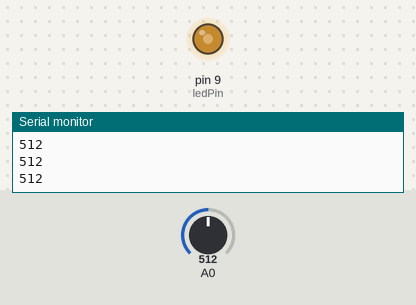
This sketch was run on a simulated Arduino Uno, built with avr-gcc and run on an emulated ATmega328P. On the bench: output pins drawn as LEDs (lit = HIGH), the last lines printed to the serial monitor. Inputs (shaded band) come from the test bench; at power-on: A0 = 512.

Above: at 1.2 s.
1.3 s: A0 set to 716
At 2.5 s:
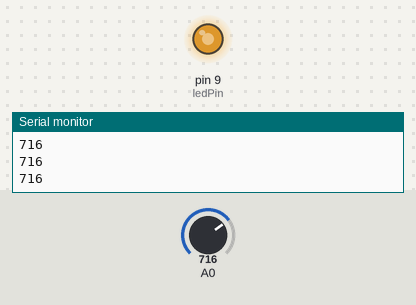
2.8 s: A0 set to 900
At 3.7 s:
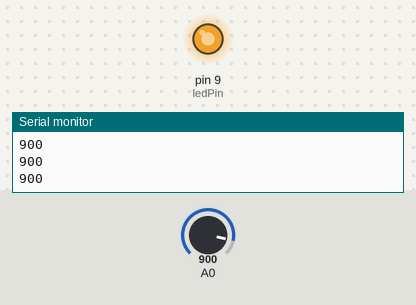
4.3 s: A0 set to 122
At 4.8 s:
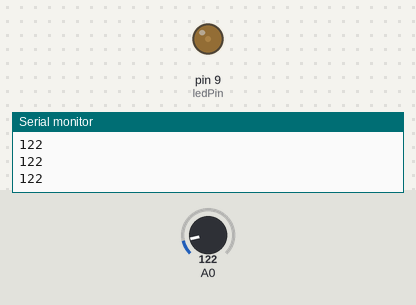
5.8 s: A0 set to 0
At 7.0 s:
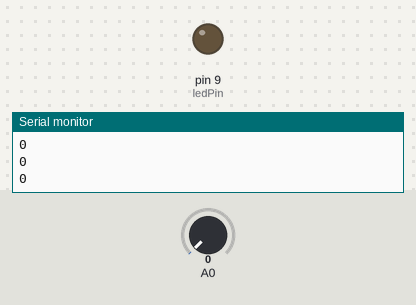
7.3 s: A0 set to 511
At 8.3 s:
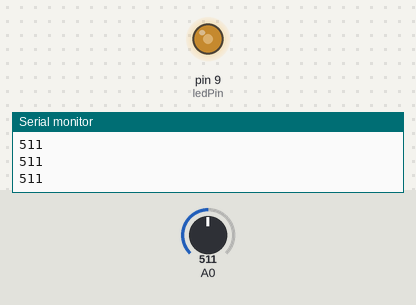
Timing chart, 0 to 9.8 s (numbered marks = the images above; inputs shaded):
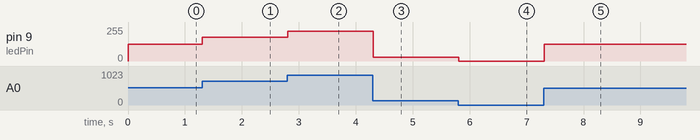

The sketch:

Potentiometer_photosensor_LED.ino
```cpp
// Use a potentiometer to control the brightness of the LED
// cover the photosensor and the light dims down


int ledPin = 9;
int brightness;

void setup()
{
  Serial.begin(9600);
  pinMode(ledPin, OUTPUT);
}

void loop()
{

  int sensorValue = analogRead(A0);

  Serial.println(sensorValue);
  brightness = map(sensorValue, 0, 1023, 0, 255);

  analogWrite(ledPin, brightness);
  delay(1);
}
```

Measured:
- after the input at 1.3 s, pin 9 (ledPin): 127/255 → 178/255 at once
- after the input at 2.8 s, pin 9 (ledPin): 178/255 → 224/255 at once
- after the input at 4.3 s, pin 9 (ledPin): 224/255 → 30/255 at once
- after the input at 5.8 s, pin 9 (ledPin): 30/255 → 0/255 at once
- after the input at 7.3 s, pin 9 (ledPin): 0/255 → 127/255 at once
